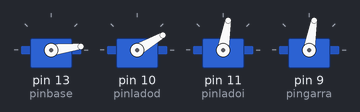
Recording of a sketch running on a simulated Arduino Uno, built with avr-gcc and run on an emulated ATmega328P. On the bench: 4 × servo.

Above: at 1.05 s.
At 12.2 s:
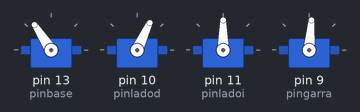
At 13.7 s:
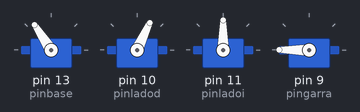
At 20.2 s:
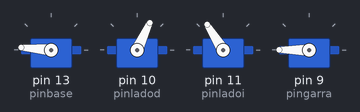
At 26.6 s:
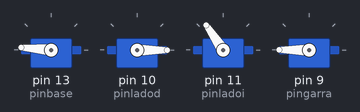
At 39.1 s:
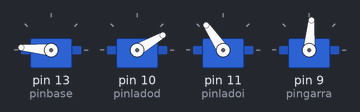
Timing chart, 0 to 40.0 s (numbered marks = the images above):
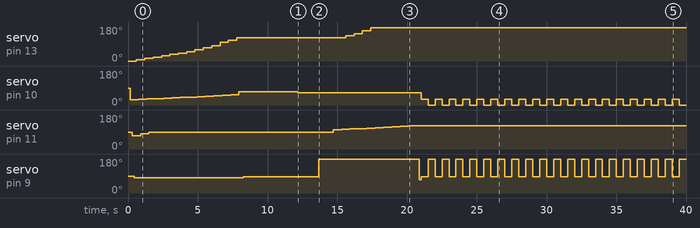

The sketch:

juan.ino
```cpp
#include <Servo.h>
#define pinbase 13
#define pinladod 10
#define pinladoi 11
#define pingarra 9
#define NCOL 35
#define NFIL 4

float matriz_b[NFIL][NCOL]{
   {0,7,14,21,28,35,40,50,60,70,80,100,110,123,123,123,123,123,123,123,123,123,123,123,123,123,133,145,160,175,175,175,175,175,175},
   {28,30,32,34,36,38,40,42,44,46,48,51,54,70,70,70,70,70,70,70,65,65,65,65,65,65,65,65,65,65,65,65,65,65,65},
   {70,80,90,90,90,90,90,90,90,90,90,90,90,90,90,90,90,90,90,90,90,90,90,90,102,104,106,108,110,112,115,118,120,122,124},
   {80,80,80,80,80,80,80,80,80,80,80,80,80,85,85,85,85,85,85,85,85,85,185,185,185,185,185,185,185,185,185,185,185,185,70},
};
Servo garra;
Servo base;
Servo ladod;
Servo ladoi;
int i;

void setup() {
  base.attach (pinbase);
  ladod.attach (pinladod);
  ladoi.attach (pinladoi);
  garra.attach (pingarra);
}


void loop() {
for(i=0;i<NCOL;i++){
  base.write(matriz_b[0][i]);
  delay(150);
  ladod.write(matriz_b[1][i]);
  delay(150);
  ladoi.write(matriz_b[2][i]);
  delay(150);
  garra.write(matriz_b[3][i]);
  delay(150);
  }
  for (i=0;i<999;i++){
    ladod.write(30);
    garra.write(85);
    delay (500);
    ladod.write(0);
    garra.write(185);
    delay (500);
    }
  }
```

Measured:
- by itself, servo on pin 13 (pinbase): moves from 0° to 175° over 16.8 s
- by itself, servo on pin 9 (pingarra): 90° → 80° at 0.45 s, → 85° 7.8 s later, → 180° 5.4 s later, → 70° 7.2 s later, … (42 changes in this stretch)
- by itself, servo on pin 10 (pinladod): 90° → 28° at 0.15 s, → 30° 0.60 s later, → 32° 0.60 s later, → 34° 0.60 s later, … (53 changes in this stretch)
- by itself, servo on pin 11 (pinladoi): 90° → 70° at 0.30 s, → 80° 0.60 s later, → 90° 0.60 s later, → 102° 13.2 s later, … (14 changes in this stretch)
